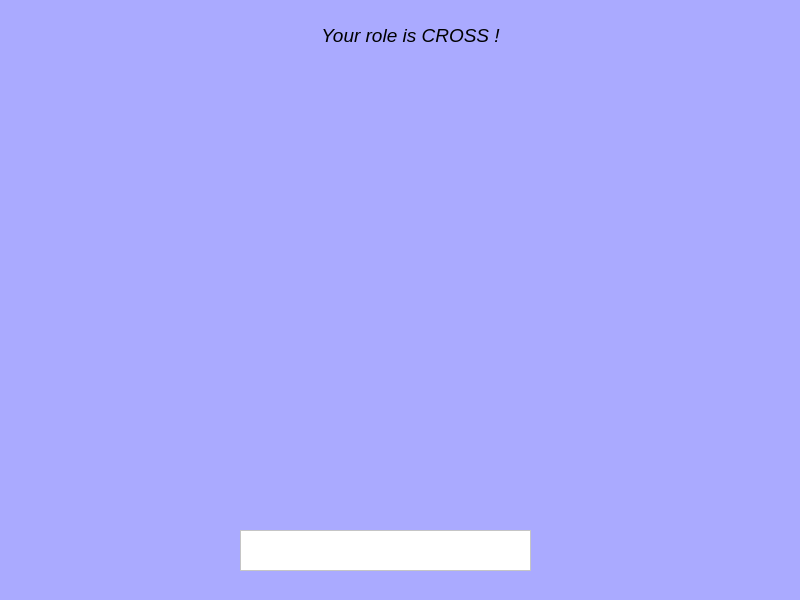
<?xml version="1.0" encoding="UTF-8"?>
<ui version="4.0">
 <class>PlayingField</class>
 <widget class="QWidget" name="PlayingField">
  <property name="geometry">
   <rect>
    <x>0</x>
    <y>0</y>
    <width>800</width>
    <height>600</height>
   </rect>
  </property>
  <property name="maximumSize">
   <size>
    <width>800</width>
    <height>600</height>
   </size>
  </property>
  <property name="font">
   <font>
    <kerning>false</kerning>
   </font>
  </property>
  <property name="cursor">
   <cursorShape>PointingHandCursor</cursorShape>
  </property>
  <property name="mouseTracking">
   <bool>false</bool>
  </property>
  <property name="windowTitle">
   <string>PlayingField</string>
  </property>
  <property name="accessibleDescription">
   <string>100</string>
  </property>
  <property name="styleSheet">
   <string notr="true">background-color: rgb(170, 170, 255);</string>
  </property>
  <widget class="QLabel" name="label">
   <property name="geometry">
    <rect>
     <x>260</x>
     <y>20</y>
     <width>301</width>
     <height>31</height>
    </rect>
   </property>
   <property name="font">
    <font>
     <pointsize>14</pointsize>
     <italic>true</italic>
     <kerning>true</kerning>
    </font>
   </property>
   <property name="text">
    <string>Your role is CROSS !</string>
   </property>
   <property name="textFormat">
    <enum>Qt::MarkdownText</enum>
   </property>
   <property name="alignment">
    <set>Qt::AlignCenter</set>
   </property>
  </widget>
  <widget class="QLabel" name="label_2">
   <property name="geometry">
    <rect>
     <x>140</x>
     <y>150</y>
     <width>491</width>
     <height>121</height>
    </rect>
   </property>
   <property name="text">
    <string/>
   </property>
  </widget>
  <widget class="QTextEdit" name="textEdit">
   <property name="enabled">
    <bool>false</bool>
   </property>
   <property name="geometry">
    <rect>
     <x>240</x>
     <y>530</y>
     <width>291</width>
     <height>41</height>
    </rect>
   </property>
   <property name="font">
    <font>
     <pointsize>20</pointsize>
     <stylestrategy>PreferAntialias</stylestrategy>
     <kerning>false</kerning>
    </font>
   </property>
   <property name="layoutDirection">
    <enum>Qt::LeftToRight</enum>
   </property>
   <property name="autoFillBackground">
    <bool>true</bool>
   </property>
   <property name="styleSheet">
    <string notr="true">background-color: rgb(255, 255, 255);</string>
   </property>
   <property name="verticalScrollBarPolicy">
    <enum>Qt::ScrollBarAlwaysOff</enum>
   </property>
   <property name="horizontalScrollBarPolicy">
    <enum>Qt::ScrollBarAlwaysOff</enum>
   </property>
   <property name="tabChangesFocus">
    <bool>false</bool>
   </property>
   <property name="html">
    <string>&lt;!DOCTYPE HTML PUBLIC &quot;-//W3C//DTD HTML 4.0//EN&quot; &quot;http://www.w3.org/TR/REC-html40/strict.dtd&quot;&gt;
&lt;html&gt;&lt;head&gt;&lt;meta name=&quot;qrichtext&quot; content=&quot;1&quot; /&gt;&lt;meta charset=&quot;utf-8&quot; /&gt;&lt;style type=&quot;text/css&quot;&gt;
p, li { white-space: pre-wrap; }
&lt;/style&gt;&lt;/head&gt;&lt;body style=&quot; font-family:'Segoe UI'; font-size:20pt; font-weight:400; font-style:normal;&quot;&gt;
&lt;p align=&quot;center&quot; style=&quot;-qt-paragraph-type:empty; margin-top:0px; margin-bottom:0px; margin-left:0px; margin-right:0px; -qt-block-indent:0; text-indent:0px; font-size:9pt;&quot;&gt;&lt;br /&gt;&lt;/p&gt;&lt;/body&gt;&lt;/html&gt;</string>
   </property>
  </widget>
 </widget>
 <resources/>
 <connections/>
</ui>
